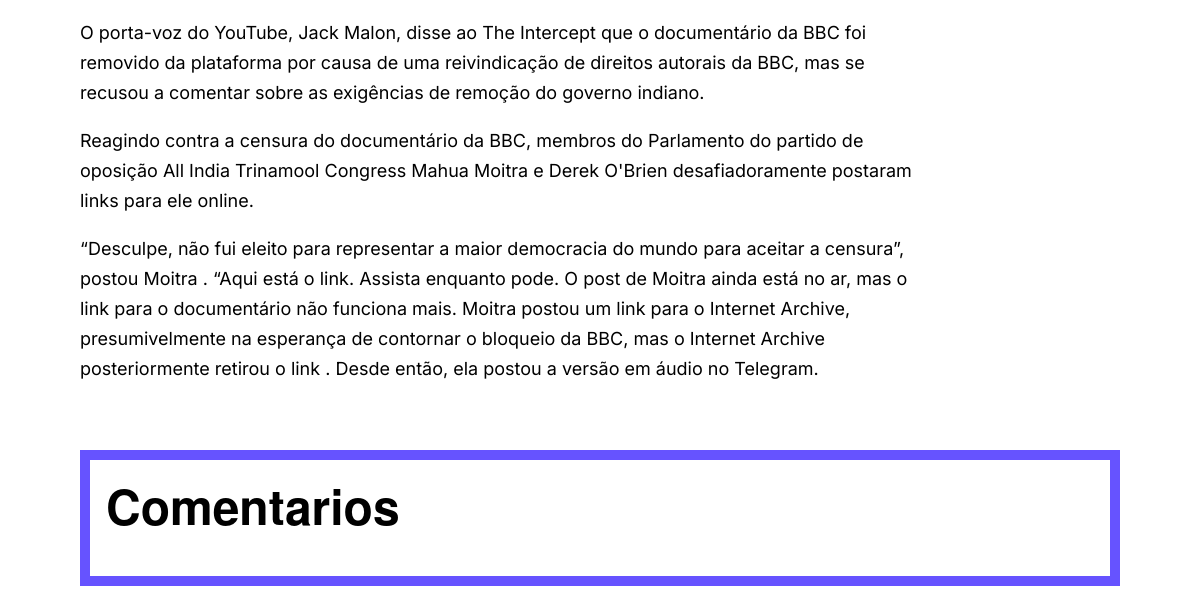
/inrite/news/9 (lower part), run on an earlier commit of the app's database.
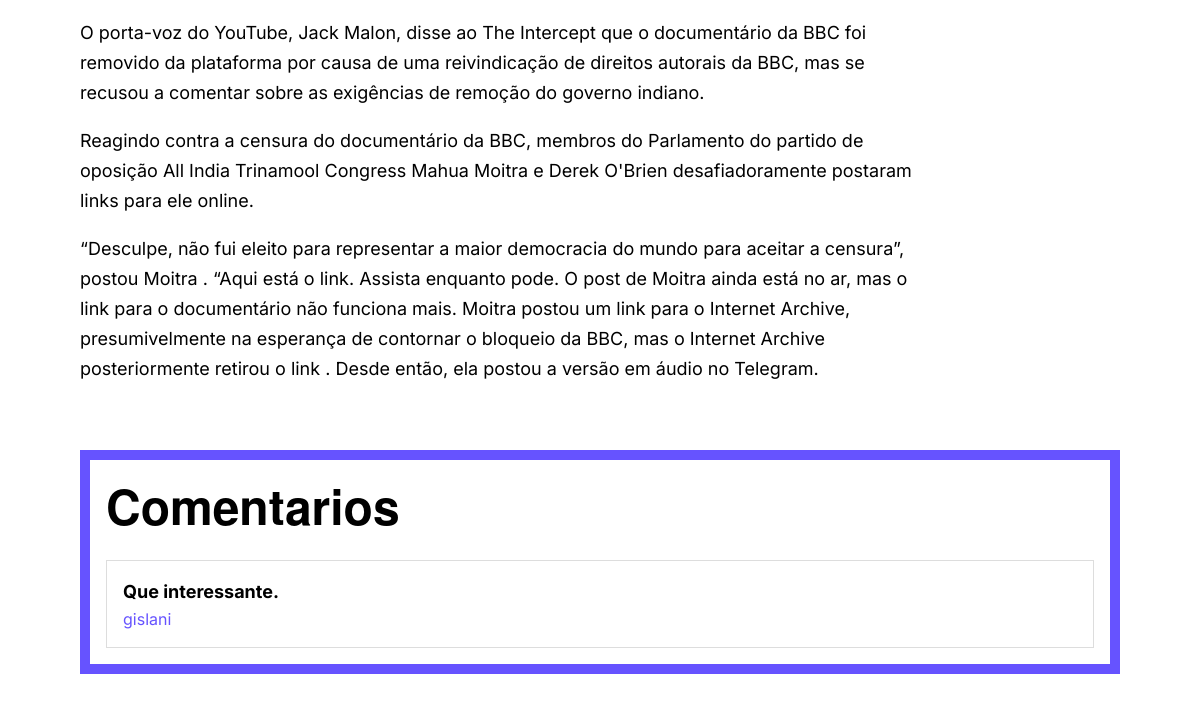
And on a later commit of the database.
### inrite/models.py (models this page shows, shortened)
class Comment(models.Model):
    body = models.TextField()
    author = models.ForeignKey(User, on_delete=models.CASCADE, null=True)
    news = models.ForeignKey(News, on_delete=models.CASCADE)
    def __str__(self):
        return self.body

class Profile(models.Model):
    user = models.OneToOneField(User, on_delete=models.CASCADE)
    name = models.CharField(max_length=100, blank=True)
    contact_info = models.TextField(blank=True)
    profile_picture = models.ImageField(upload_to='profile_pictures', blank=True)
    bio = models.TextField(blank=True)

### inrite/views.py (the view, shortened to what this page needs)
# urls.py: path('news/<int:pk>', views.NewsView.as_view(), name='new'),
class NewsView(View):
    def get(self, request, *args, **kwargs):
        new = get_object_or_404(News, pk=kwargs['pk'])
        all_comments = Comment.objects.filter(news = new)
        context = {
            "new": new,
            "all_comments": all_comments,
        }
        return render(request, 'inrite/new.html', context)

### inrite/templatetags/markdown_tag.py (called while the page is built)
@register.filter
def convert_markdown(value):
    return markdown.markdown(value)

### inrite/templates/inrite/new.html (shortened to what this page needs)
{% extends "inrite/base_second.html" %}
{% load static %}
{% load markdown_tag %}
{% block statics %}
<link rel="stylesheet" href="{% static 'css/new.css' %}">
{% endblock statics %}
{% block content %}
<section class="column gap-3">
    <div class="padding-default">
        <div class="div-content-area width-80">
            {{new.body|convert_markdown|safe}}
        </div>
    </div>
    <div class="padding-default">
        <div class="div-comments">
            <h4 class="fs-h4 margin-bottom-05">Comentarios</h4>
            {% for comment in all_comments %}
            <div class="div-space-comment margin-top-1">
                <p class="fs-p-18 bold">{{comment}}</p>
                {% if comment.author.profile.name == null %}
                <p class="fs-p-16 font-color-secundary">Usuário Anônimo</p>
                {% else %}
                <p class="fs-p-16 font-color-secundary">{{comment.author.profile.name}}</p>
                {% endif %}
            </div>
            {% endfor %}
        </div>
    </div>
</section>
{% endblock content %}

What changed in the data, as far as the page shows it:
added Comment: body "Que interessante.", author.profile.name "gislani"
